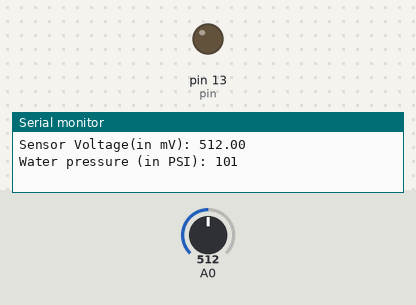
The sketch below on a simulated Arduino Uno, built with avr-gcc and run on an emulated ATmega328P. On the bench: output pins drawn as LEDs (lit = HIGH), the last lines printed to the serial monitor. The test bench sets the inputs (shaded band); at power-on: A0 = 512.

Above: at 1.0 s.
At 5.5 s:
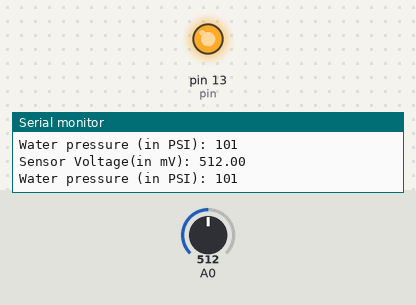
Timing chart, 0 to 6.9 s (numbered marks = the images above):
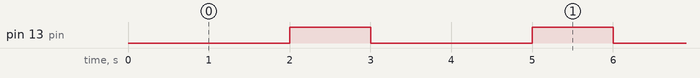

The sketch:

eWaterPressureMonitor0.2.ino
```cpp
/*
  Water pressure reader
  by Etienne Maricq maricq@ieee.org
  ©2017
  Hardware
  1. sensor
  8-Dec-2015  5V 0-12HPa Press transducer SKU237545  $12.55   banggood  30-Dec-2015 banggood
  Working voltage 5.0VDC
  Output voltage 0.5 - 4.5VDC
  Working current < 10mA
  Max P 2.4 MPa
  Response time 2 ms
  Version 0.1 - testing sensor and display mv and converted pressure on serial monitor
  Version 0.2 - instead of powering with 5VDC, power with digital pin say D4
  as response time is 2ms, do a delay of 50ms to ensure stable sensor VCC

*/


int pin = 13; //This, GPIO13 is D7 according to diagram

void setup() {
  // put your setup code here, to run once:
  Serial.begin(115200);
  pinMode(pin, OUTPUT);

}

void loop() {
  // put your main code here, to run repeatedly:


  float sensorVoltage = analogRead(0); // read sensor voltage
  int psi = ((sensorVoltage - 95) / 205) * 50;
  Serial.print("Sensor Voltage(in mV): ");
  Serial.println(sensorVoltage);
  Serial.print("Water pressure (in PSI): ");
  Serial.println(psi);

  delay(2000);
  digitalWrite(pin, HIGH);
  delay(1000);
  digitalWrite(pin, LOW);

}
```

Measured:
- by itself, pin 13 (pin): alternates HIGH for 1.0 s and LOW for 2.0 s
